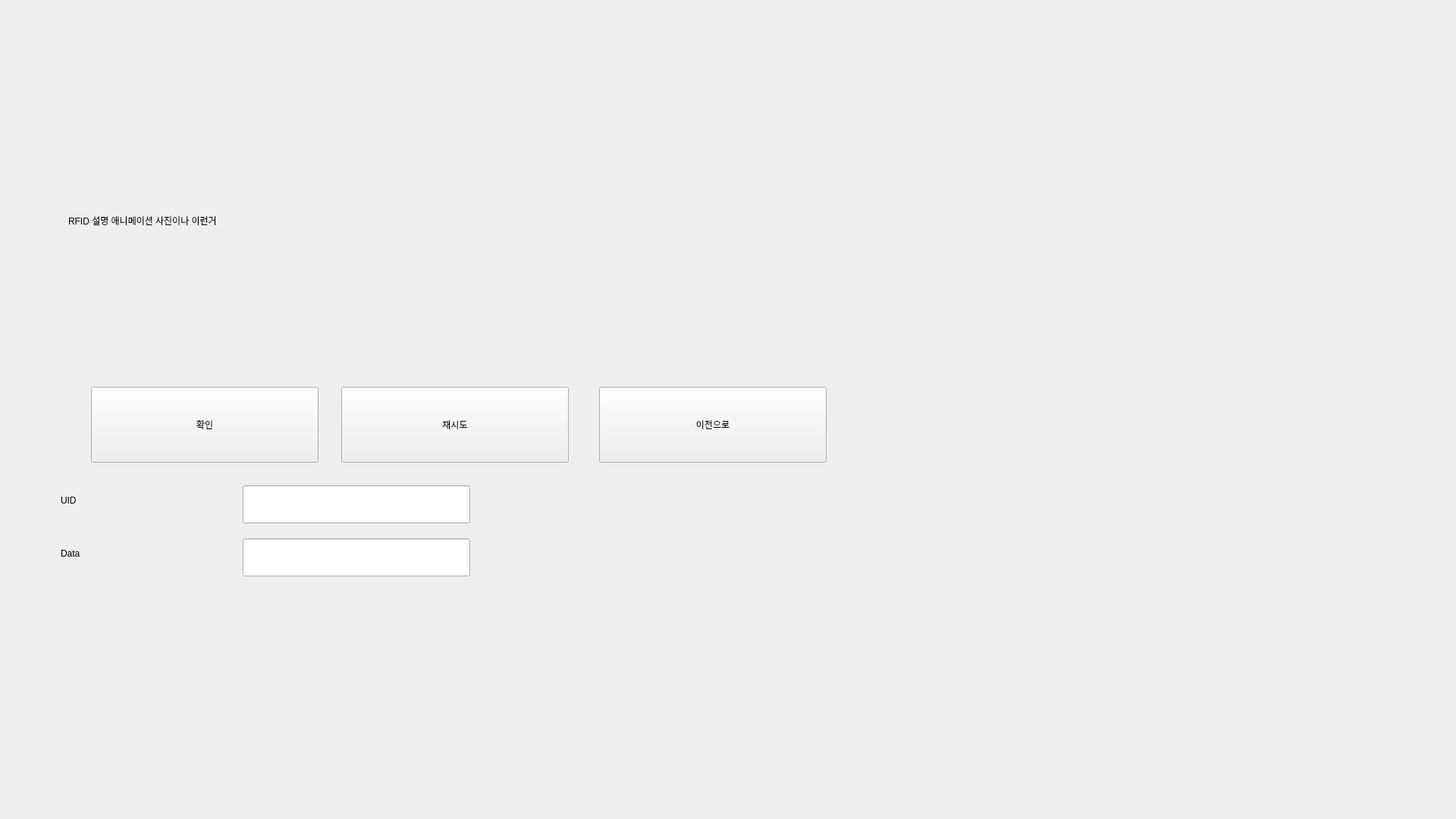
<?xml version="1.0" encoding="UTF-8"?>
<ui version="4.0">
 <class>RFIDUI</class>
 <widget class="QWidget" name="RFIDUI">
  <property name="geometry">
   <rect>
    <x>0</x>
    <y>0</y>
    <width>1920</width>
    <height>1080</height>
   </rect>
  </property>
  <property name="windowTitle">
   <string>Form</string>
  </property>
  <widget class="QLabel" name="RFIDlabel">
   <property name="geometry">
    <rect>
     <x>90</x>
     <y>40</y>
     <width>571</width>
     <height>501</height>
    </rect>
   </property>
   <property name="styleSheet">
    <string notr="true">font: 36pt &quot;Sans Serif&quot;;</string>
   </property>
   <property name="text">
    <string>RFID 설명 애니메이션 사진이나 이런거</string>
   </property>
  </widget>
  <widget class="QPushButton" name="nextButton">
   <property name="geometry">
    <rect>
     <x>120</x>
     <y>510</y>
     <width>300</width>
     <height>100</height>
    </rect>
   </property>
   <property name="styleSheet">
    <string notr="true">font: 36pt &quot;Sans Serif&quot;;</string>
   </property>
   <property name="text">
    <string>확인</string>
   </property>
  </widget>
  <widget class="QPushButton" name="cancelButton">
   <property name="geometry">
    <rect>
     <x>790</x>
     <y>510</y>
     <width>300</width>
     <height>100</height>
    </rect>
   </property>
   <property name="styleSheet">
    <string notr="true">font: 36pt &quot;Sans Serif&quot;;</string>
   </property>
   <property name="text">
    <string>이전으로</string>
   </property>
  </widget>
  <widget class="QPushButton" name="retryButton">
   <property name="geometry">
    <rect>
     <x>450</x>
     <y>510</y>
     <width>300</width>
     <height>100</height>
    </rect>
   </property>
   <property name="styleSheet">
    <string notr="true">font: 36pt &quot;Sans Serif&quot;;</string>
   </property>
   <property name="text">
    <string>재시도</string>
   </property>
  </widget>
  <widget class="QLabel" name="UIDlabel">
   <property name="geometry">
    <rect>
     <x>80</x>
     <y>620</y>
     <width>200</width>
     <height>80</height>
    </rect>
   </property>
   <property name="styleSheet">
    <string notr="true">font: 36pt &quot;Sans Serif&quot;;</string>
   </property>
   <property name="text">
    <string>UID</string>
   </property>
  </widget>
  <widget class="QLabel" name="Datalabel">
   <property name="geometry">
    <rect>
     <x>80</x>
     <y>690</y>
     <width>200</width>
     <height>80</height>
    </rect>
   </property>
   <property name="styleSheet">
    <string notr="true">font: 36pt &quot;Sans Serif&quot;;</string>
   </property>
   <property name="text">
    <string>Data</string>
   </property>
  </widget>
  <widget class="QLineEdit" name="UIDlineEdit">
   <property name="geometry">
    <rect>
     <x>320</x>
     <y>640</y>
     <width>300</width>
     <height>50</height>
    </rect>
   </property>
   <property name="styleSheet">
    <string notr="true">font: 36pt &quot;Sans Serif&quot;;</string>
   </property>
   <property name="readOnly">
    <bool>true</bool>
   </property>
  </widget>
  <widget class="QLineEdit" name="DatalineEdit">
   <property name="geometry">
    <rect>
     <x>320</x>
     <y>710</y>
     <width>300</width>
     <height>50</height>
    </rect>
   </property>
   <property name="styleSheet">
    <string notr="true">font: 36pt &quot;Sans Serif&quot;;</string>
   </property>
   <property name="readOnly">
    <bool>true</bool>
   </property>
  </widget>
 </widget>
 <resources/>
 <connections/>
</ui>
